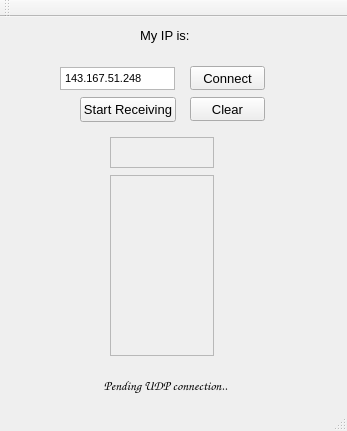
<?xml version="1.0" encoding="UTF-8"?>
<ui version="4.0">
 <class>MainWindow</class>
 <widget class="QMainWindow" name="MainWindow">
  <property name="geometry">
   <rect>
    <x>0</x>
    <y>0</y>
    <width>347</width>
    <height>431</height>
   </rect>
  </property>
  <property name="windowTitle">
   <string>MainWindow</string>
  </property>
  <widget class="QWidget" name="centralWidget">
   <widget class="QTextEdit" name="textEdit">
    <property name="enabled">
     <bool>false</bool>
    </property>
    <property name="geometry">
     <rect>
      <x>110</x>
      <y>120</y>
      <width>104</width>
      <height>31</height>
     </rect>
    </property>
    <property name="font">
     <font>
      <pointsize>9</pointsize>
     </font>
    </property>
    <property name="layoutDirection">
     <enum>Qt::RightToLeft</enum>
    </property>
    <property name="inputMethodHints">
     <set>Qt::ImhNone</set>
    </property>
    <property name="readOnly">
     <bool>false</bool>
    </property>
    <property name="overwriteMode">
     <bool>false</bool>
    </property>
   </widget>
   <widget class="QPlainTextEdit" name="plainTextEdit">
    <property name="enabled">
     <bool>false</bool>
    </property>
    <property name="geometry">
     <rect>
      <x>110</x>
      <y>158</y>
      <width>104</width>
      <height>181</height>
     </rect>
    </property>
    <property name="font">
     <font>
      <pointsize>9</pointsize>
     </font>
    </property>
    <property name="sizeAdjustPolicy">
     <enum>QAbstractScrollArea::AdjustToContents</enum>
    </property>
    <property name="plainText">
     <string/>
    </property>
   </widget>
   <widget class="QLabel" name="label">
    <property name="geometry">
     <rect>
      <x>80</x>
      <y>358</y>
      <width>171</width>
      <height>21</height>
     </rect>
    </property>
    <property name="font">
     <font>
      <family>Comic Sans MS</family>
      <pointsize>10</pointsize>
     </font>
    </property>
    <property name="layoutDirection">
     <enum>Qt::LeftToRight</enum>
    </property>
    <property name="autoFillBackground">
     <bool>false</bool>
    </property>
    <property name="text">
     <string>Pending UDP connection..</string>
    </property>
    <property name="alignment">
     <set>Qt::AlignCenter</set>
    </property>
   </widget>
   <widget class="QPushButton" name="connect_button">
    <property name="geometry">
     <rect>
      <x>190</x>
      <y>49</y>
      <width>75</width>
      <height>24</height>
     </rect>
    </property>
    <property name="font">
     <font>
      <pointsize>10</pointsize>
     </font>
    </property>
    <property name="text">
     <string>Connect</string>
    </property>
    <property name="iconSize">
     <size>
      <width>16</width>
      <height>16</height>
     </size>
    </property>
   </widget>
   <widget class="QTextEdit" name="ipEdit">
    <property name="geometry">
     <rect>
      <x>60</x>
      <y>50</y>
      <width>115</width>
      <height>23</height>
     </rect>
    </property>
    <property name="html">
     <string>&lt;!DOCTYPE HTML PUBLIC &quot;-//W3C//DTD HTML 4.0//EN&quot; &quot;http://www.w3.org/TR/REC-html40/strict.dtd&quot;&gt;
&lt;html&gt;&lt;head&gt;&lt;meta name=&quot;qrichtext&quot; content=&quot;1&quot; /&gt;&lt;style type=&quot;text/css&quot;&gt;
p, li { white-space: pre-wrap; }
&lt;/style&gt;&lt;/head&gt;&lt;body style=&quot; font-family:'MS Shell Dlg 2'; font-size:8.25pt; font-weight:400; font-style:normal;&quot;&gt;
&lt;p style=&quot; margin-top:0px; margin-bottom:0px; margin-left:0px; margin-right:0px; -qt-block-indent:0; text-indent:0px;&quot;&gt;143.167.51.248&lt;/p&gt;&lt;/body&gt;&lt;/html&gt;</string>
    </property>
    <property name="placeholderText">
     <string>Ip Address</string>
    </property>
   </widget>
   <widget class="QLabel" name="label_2">
    <property name="enabled">
     <bool>true</bool>
    </property>
    <property name="geometry">
     <rect>
      <x>140</x>
      <y>10</y>
      <width>51</width>
      <height>16</height>
     </rect>
    </property>
    <property name="font">
     <font>
      <pointsize>10</pointsize>
     </font>
    </property>
    <property name="text">
     <string>My IP is:</string>
    </property>
   </widget>
   <widget class="QLabel" name="ipLabel">
    <property name="enabled">
     <bool>true</bool>
    </property>
    <property name="geometry">
     <rect>
      <x>110</x>
      <y>30</y>
      <width>111</width>
      <height>16</height>
     </rect>
    </property>
    <property name="font">
     <font>
      <pointsize>11</pointsize>
     </font>
    </property>
    <property name="text">
     <string/>
    </property>
    <property name="alignment">
     <set>Qt::AlignCenter</set>
    </property>
   </widget>
   <widget class="QPushButton" name="connect_button_2">
    <property name="geometry">
     <rect>
      <x>190</x>
      <y>80</y>
      <width>75</width>
      <height>24</height>
     </rect>
    </property>
    <property name="font">
     <font>
      <pointsize>10</pointsize>
     </font>
    </property>
    <property name="text">
     <string>Clear</string>
    </property>
    <property name="iconSize">
     <size>
      <width>16</width>
      <height>16</height>
     </size>
    </property>
   </widget>
   <widget class="QPushButton" name="pushButton">
    <property name="geometry">
     <rect>
      <x>80</x>
      <y>80</y>
      <width>96</width>
      <height>25</height>
     </rect>
    </property>
    <property name="font">
     <font>
      <pointsize>10</pointsize>
     </font>
    </property>
    <property name="text">
     <string>Start Receiving</string>
    </property>
   </widget>
  </widget>
  <widget class="QMenuBar" name="menuBar">
   <property name="geometry">
    <rect>
     <x>0</x>
     <y>0</y>
     <width>347</width>
     <height>21</height>
    </rect>
   </property>
  </widget>
  <widget class="QToolBar" name="mainToolBar">
   <attribute name="toolBarArea">
    <enum>TopToolBarArea</enum>
   </attribute>
   <attribute name="toolBarBreak">
    <bool>false</bool>
   </attribute>
  </widget>
  <widget class="QStatusBar" name="statusBar"/>
 </widget>
 <layoutdefault spacing="6" margin="11"/>
 <resources/>
 <connections>
  <connection>
   <sender>connect_button_2</sender>
   <signal>clicked()</signal>
   <receiver>plainTextEdit</receiver>
   <slot>clear()</slot>
   <hints>
    <hint type="sourcelabel">
     <x>153</x>
     <y>122</y>
    </hint>
    <hint type="destinationlabel">
     <x>143</x>
     <y>234</y>
    </hint>
   </hints>
  </connection>
 </connections>
</ui>
